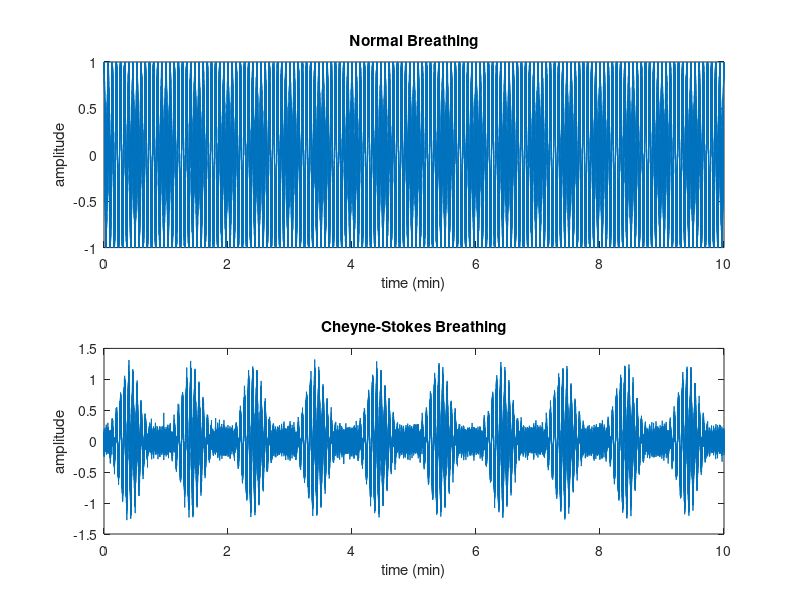

Write the MATLAB code that produced this figure.
%% Cheynes-Stokes Simulation
%% Parameters
fs=256; % Sampling Rate
br=15; % Breathing Rate
cycle=50; % Cheyne-Stokes cyle time in secods
apnea=10; % Apnea length
time=10; % Total time in minutes
VarEnv=0.1; % Variance of envelope noise
VarPhase=0.1; % Variance of phase noise in breathing signal

%% Generate Signal
t=linspace(0,time*60, time*60*fs); % Time vector
Sn=cos(2*pi*(br/60).*t+VarPhase*randn(1,time*60*fs)); % Normal Breathing signal
% Construct hyperpnea/apnea window function 
win=blackman(cycle*fs)'; % crescendo-diminuendo pattern represented by Blackman window
apneawin=zeros(1,apnea*fs); % apnea window represented by zeros
envelope=[win,apneawin]; % One period of envelope cycle
% Periodically extend window function
while length(envelope)<length(Sn)
    envelope=[envelope,envelope];
end
envelope=envelope(1:length(Sn))+VarEnv.*randn(1,time*60*fs); % Trim length of window to match signal length
CSB=Sn.*envelope; % Cheynes Stokes breathing pattern


%% Plot Signals
subplot(2,1,1)
plot(t/60,Sn)
title('Normal Breathing')
xlabel('time (min)')
ylabel ('amplitude')
subplot(2,1,2)
plot(t/60,CSB)
title('Cheyne-Stokes Breathing')
xlabel('time (min)')
ylabel ('amplitude')
